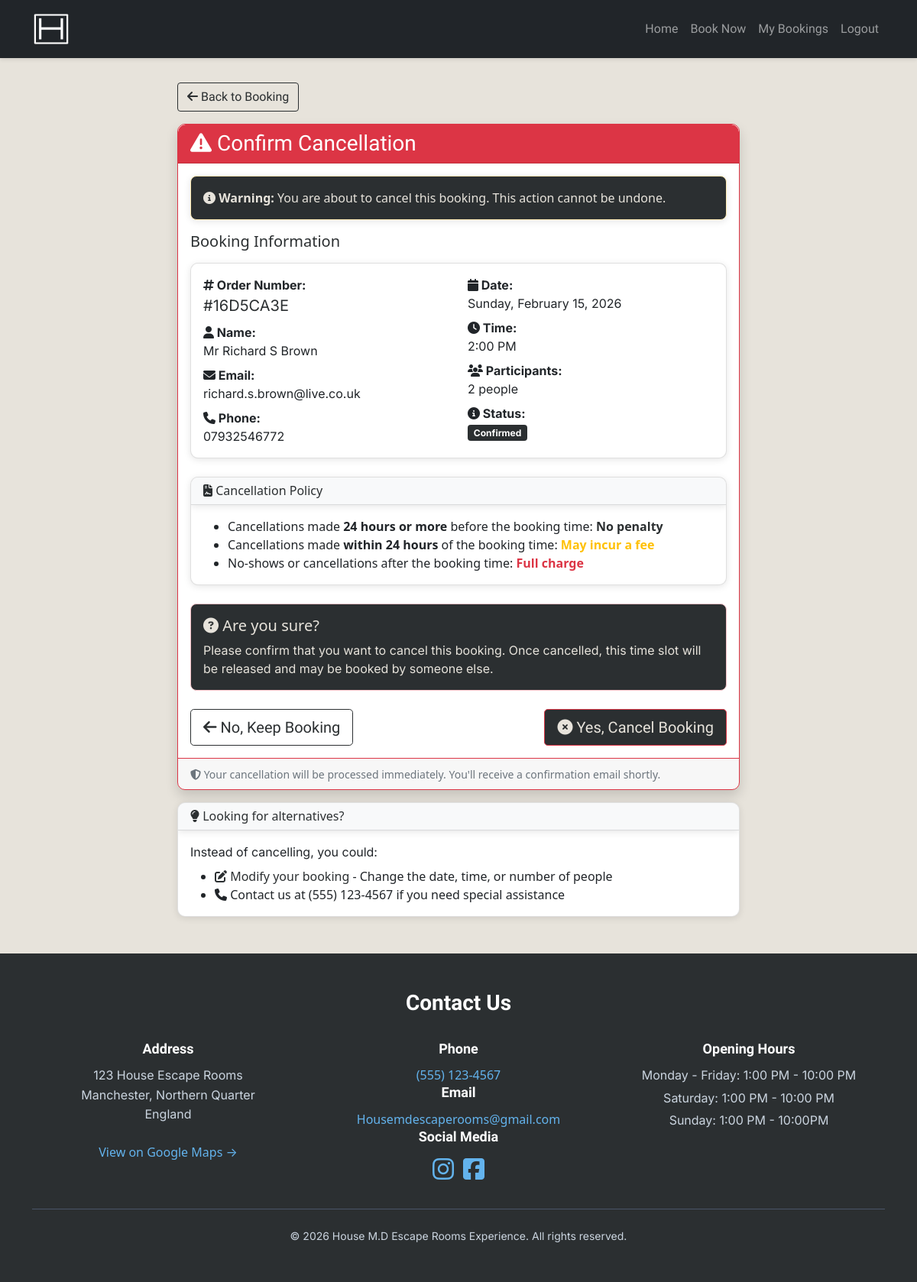
The app's page /booking/41/cancel/ (signed in) with its own data.
### housemd_escape_room/models.py (models this page shows, shortened)
class Booking(models.Model):
    STATUS_CHOICES = [
        ('pending', 'Pending'),
        ('confirmed', 'Confirmed'),
        ('cancelled', 'Cancelled'),
    ]
    order_number = models.CharField(max_length=32, unique=True, editable=False)
    user = models.ForeignKey(User, on_delete=models.CASCADE, null=True, blank=True)
    name = models.CharField(max_length=100)
    email = models.EmailField()
    phone = models.CharField(max_length=20)
    date = models.DateField()
    time = models.TimeField()
    number_of_people = models.IntegerField()
    status = models.CharField(max_length=20, choices=STATUS_CHOICES, default='confirmed')
    created_at = models.DateTimeField(auto_now_add=True)
    is_guest = models.BooleanField(default=False)
    class Meta:
        ordering = ['-created_at']

### housemd_escape_room/views.py (the view, shortened to what this page needs)
# urls.py: path('booking/<int:pk>/cancel/', views.cancel_booking, name='cancel_booking'),
@login_required
def cancel_booking(request, pk):
    booking = get_object_or_404(Booking, pk=pk, user=request.user)
    if booking.status == 'cancelled':
        messages.info(request, 'This booking is already cancelled.')
        return redirect('booking_detail', pk=pk)
    if booking.date < date.today():
        messages.error(request, 'Cannot cancel past bookings.')
        return redirect('booking_detail', pk=pk)
    return render(request, 'housemd_escape_room/cancel_booking.html', {
        'booking': booking
    })

### housemd_escape_room/templates/housemd_escape_room/cancel_booking.html (shortened to what this page needs)
{% extends 'housemd_escape_room/base.html' %}
{% block content %}
{% load static %}
<section>
    <div class="container my-5">
        <div class="row justify-content-center">
            <div class="col-md-8">
                <div class="mb-3">
                    <a href="{% url 'booking_detail' booking.pk %}" class="btn btn-outline-custom">
                        <i class="fas fa-arrow-left"></i> Back to Booking
                    </a>
                </div>
                <div class="card shadow border-danger">
                    <div class="card-header bg-danger text-white">
                        <h3 class="mb-0">
                            <i class="fas fa-exclamation-triangle"></i> Confirm Cancellation
                        </h3>
                    </div>
                    <div class="card-body">
                        <div class="alert alert-warning border-custom">
                            <i class="fas fa-info-circle"></i>
                            <strong>Warning:</strong> You are about to cancel this booking. This action cannot be
                            undone.
                        </div>
                        <h5 class="mb-3 text-custom">Booking Information</h5>
                        <div class="card mb-4 border-custom">
                            <div class="card-body">
                                <div class="row">
                                    <div class="col-md-6">
                                        <p class="mb-2">
                                            <strong><i class="fas fa-hashtag"></i> Order Number:</strong><br>
                                            <span class="text-custom fs-5">#{{ booking.order_number }}</span>
                                        </p>
                                        <p class="mb-2">
                                            <strong><i class="fas fa-user"></i> Name:</strong><br>
                                            {{ booking.name }}
                                        </p>
                                        <p class="mb-2">
                                            <strong><i class="fas fa-envelope"></i> Email:</strong><br>
                                            {{ booking.email }}
                                        </p>
                                        <p class="mb-0">
                                            <strong><i class="fas fa-phone"></i> Phone:</strong><br>
                                            {{ booking.phone }}
                                        </p>
                                    </div>
                                    <div class="col-md-6">
                                        <p class="mb-2">
                                            <strong><i class="fas fa-calendar"></i> Date:</strong><br>
                                            {{ booking.date|date:"l, F d, Y" }}
                                        </p>
                                        <p class="mb-2">
                                            <strong><i class="fas fa-clock"></i> Time:</strong><br>
                                            {{ booking.time|time:"g:i A" }}
                                        </p>
                                        <p class="mb-2">
                                            <strong><i class="fas fa-users"></i> Participants:</strong><br>
                                            {{ booking.number_of_people }} people
                                        </p>
                                        <p class="mb-0">
                                            <strong><i class="fas fa-info-circle"></i> Status:</strong><br>
                                            {% if booking.status == 'confirmed' %}
                                            <span class="badge bg-custom">{{ booking.get_status_display }}</span>
                                            {% elif booking.status == 'pending' %}
                                            <span class="badge bg-custom-light">{{ booking.get_status_display }}</span>
                                            {% endif %}
                                        </p>
                                    </div>
                                </div>
                            </div>
                        </div>
                        <div class="card mb-4 border-custom">
                            <div class="card-header bg-light border-custom">
                                <h6 class="mb-0 text-custom">
                                    <i class="fas fa-file-contract"></i> Cancellation Policy
                                </h6>
                            </div>
                            <div class="card-body">
                                <ul class="mb-0">
                                    <li>Cancellations made <strong>24 hours or more</strong> before the booking time:
                                        <strong class="text-custom">No penalty</strong></li>
                                    <li>Cancellations made <strong>within 24 hours</strong> of the booking time: <strong
                                            class="text-warning">May incur a fee</strong></li>
                                    <li>No-shows or cancellations after the booking time: <strong
                                            class="text-danger">Full charge</strong></li>
                                </ul>
                            </div>
                        </div>
                        <div class="alert alert-danger mb-4">
                            <h5 class="alert-heading">
                                <i class="fas fa-question-circle"></i> Are you sure?
                            </h5>
                            <p class="mb-0">
                                Please confirm that you want to cancel this booking. Once cancelled,
                                this time slot will be released and may be booked by someone else.
                            </p>
                        </div>
                        <form method="post">
                            <div class="d-flex justify-content-between align-items-center">
                                <a href="{% url 'booking_detail' booking.pk %}" class="btn btn-outline-custom btn-lg">
                                    <i class="fas fa-arrow-left"></i> No, Keep Booking
                                </a>
                                <button type="submit" class="btn btn-danger btn-lg">
                                    <i class="fas fa-times-circle"></i> Yes, Cancel Booking
                                </button>
                            </div>
                        </form>
                    </div>
                    <div class="card-footer text-muted border-danger">
                        <small>
                            <i class="fas fa-shield-alt"></i>
                            Your cancellation will be processed immediately. You'll receive a confirmation email
                            shortly.
                        </small>
                    </div>
                </div>
                <div class="card mt-3 border-custom">
                    <div class="card-header bg-light border-custom">
                        <h6 class="mb-0 text-custom">
                            <i class="fas fa-lightbulb"></i> Looking for alternatives?
                        </h6>
                    </div>
                    <div class="card-body">
                        <p class="mb-2">Instead of cancelling, you could:</p>
                        <ul class="mb-0">
                            <li>
                                <a href="{% url 'edit_booking' booking.pk %}" class="text-custom">
                                    <i class="fas fa-edit"></i> Modify your booking
                                </a>
                                - Change the date, time, or number of people
                            </li>
                            <li>
                                <i class="fas fa-phone"></i> Contact us at (555) 123-4567 if you need special assistance
                            </li>
                        </ul>
                    </div>
                </div>
            </div>
        </div>
    </div>
</section>
{% endblock %}

### static/css/style.css (style rules this page uses)
:root { --primary-font: "Inter", sans-serif; --secondary-font: "Michroma", sans-serif; --primary-color: #0A0A0A; --secondary-color: #E7E3DB; --third-color: #2B2F31; --third-color-dark: #1a1d1f; --third-color-light: #5a6165; --highlight-color: #B56A2B; --light-highlight-color: #7D96A1; }
body { background-color: var(--secondary-color); padding-top: 60px; }
h1, h2, h3, h4 { font-family: var(--secondary-font); }
p { font-family: var(--primary-font); }
.btn { font-family: var(--secondary-font); background-color: var(--third-color); color: var(--secondary-color); transition: transform 0.3s ease, box-shadow 0.3s ease; cursor: pointer; }
.bg-custom { background-color: var(--third-color) !important; color: white !important; }
.text-custom { color: var(--third-color) !important; }
.btn-outline-custom { color: var(--third-color); border-color: var(--third-color); background-color: transparent; }
.border-custom { box-shadow: 0 2px 10px rgba(0, 0, 0, 0.1); }
.badge.bg-custom { background-color: var(--third-color) !important; }
a.text-custom { text-decoration: none; }
.alert { background-color: var(--third-color); color: var(--secondary-color); border-radius: 8px; }
.card { border-radius: 10px; box-shadow: 0 2px 10px rgba(0, 0, 0, 0.1); overflow: hidden; }
.card .card-header { border-top-left-radius: 10px; border-top-right-radius: 10px; }
.card .card-footer { border-bottom-left-radius: 10px; border-bottom-right-radius: 10px; }

### records on screen
Booking: order_number "16D5CA3E", name "Mr Richard S Brown", email "richard.s.brown@live.co.uk", phone "07932546772", date "Sunday, February 15, 2026", time "2:00 PM", number_of_people "2", status "Confirmed"
